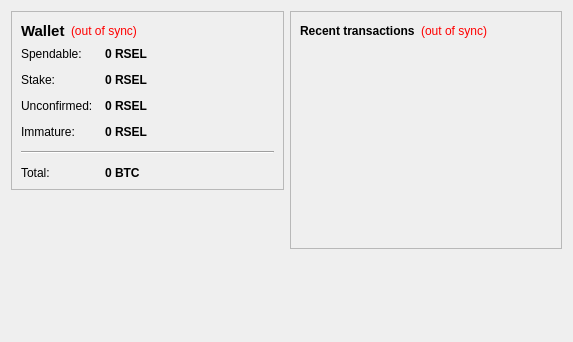
<?xml version="1.0" encoding="UTF-8"?>
<ui version="4.0">
 <class>OverviewPage</class>
 <widget class="QWidget" name="OverviewPage">
  <property name="geometry">
   <rect>
    <x>0</x>
    <y>0</y>
    <width>573</width>
    <height>342</height>
   </rect>
  </property>
  <property name="windowTitle">
   <string>Form</string>
  </property>
  <layout class="QHBoxLayout" name="horizontalLayout" stretch="1,1">
   <item>
    <layout class="QVBoxLayout" name="verticalLayout_2">
     <item>
      <widget class="QFrame" name="frame">
       <property name="frameShape">
        <enum>QFrame::StyledPanel</enum>
       </property>
       <property name="frameShadow">
        <enum>QFrame::Raised</enum>
       </property>
       <layout class="QVBoxLayout" name="verticalLayout_4">
        <item>
         <layout class="QHBoxLayout" name="horizontalLayout_4">
          <item>
           <widget class="QLabel" name="label_5">
            <property name="font">
             <font>
              <pointsize>11</pointsize>
              <weight>75</weight>
              <bold>true</bold>
             </font>
            </property>
            <property name="text">
             <string>Wallet</string>
            </property>
           </widget>
          </item>
          <item>
           <widget class="QLabel" name="labelWalletStatus">
            <property name="toolTip">
             <string>The displayed information may be out of date. Your wallet automatically synchronizes with the shreeji network after a connection is established, but this process has not completed yet.</string>
            </property>
            <property name="styleSheet">
             <string notr="true">QLabel { color: red; }</string>
            </property>
            <property name="text">
             <string notr="true">(out of sync)</string>
            </property>
            <property name="alignment">
             <set>Qt::AlignLeading|Qt::AlignLeft|Qt::AlignVCenter</set>
            </property>
           </widget>
          </item>
          <item>
           <spacer name="horizontalSpacer_2">
            <property name="orientation">
             <enum>Qt::Horizontal</enum>
            </property>
            <property name="sizeHint" stdset="0">
             <size>
              <width>40</width>
              <height>20</height>
             </size>
            </property>
           </spacer>
          </item>
         </layout>
        </item>
        <item>
         <layout class="QFormLayout" name="formLayout_2">
          <property name="fieldGrowthPolicy">
           <enum>QFormLayout::AllNonFixedFieldsGrow</enum>
          </property>
          <property name="horizontalSpacing">
           <number>12</number>
          </property>
          <property name="verticalSpacing">
           <number>12</number>
          </property>
          <item row="0" column="0">
           <widget class="QLabel" name="label">
            <property name="text">
             <string>Spendable:</string>
            </property>
           </widget>
          </item>
          <item row="0" column="1">
           <widget class="QLabel" name="labelBalance">
            <property name="font">
             <font>
              <weight>75</weight>
              <bold>true</bold>
             </font>
            </property>
            <property name="cursor">
             <cursorShape>IBeamCursor</cursorShape>
            </property>
            <property name="toolTip">
             <string>Your current spendable balance</string>
            </property>
            <property name="text">
             <string notr="true">0 RSEL</string>
            </property>
            <property name="textInteractionFlags">
             <set>Qt::LinksAccessibleByMouse|Qt::TextSelectableByKeyboard|Qt::TextSelectableByMouse</set>
            </property>
           </widget>
          </item>
          <item row="1" column="0">
           <widget class="QLabel" name="label_6">
            <property name="text">
             <string>Stake:</string>
            </property>
           </widget>
          </item>
          <item row="1" column="1">
           <widget class="QLabel" name="labelStake">
            <property name="font">
             <font>
              <weight>75</weight>
              <bold>true</bold>
             </font>
            </property>
            <property name="cursor">
             <cursorShape>IBeamCursor</cursorShape>
            </property>
            <property name="toolTip">
             <string>Total of coins that was staked, and do not yet count toward the current balance</string>
            </property>
            <property name="text">
             <string notr="true">0 RSEL</string>
            </property>
            <property name="textInteractionFlags">
             <set>Qt::LinksAccessibleByMouse|Qt::TextSelectableByKeyboard|Qt::TextSelectableByMouse</set>
            </property>
           </widget>
          </item>
          <item row="2" column="0">
           <widget class="QLabel" name="label_3">
            <property name="text">
             <string>Unconfirmed:</string>
            </property>
           </widget>
          </item>
          <item row="2" column="1">
           <widget class="QLabel" name="labelUnconfirmed">
            <property name="font">
             <font>
              <weight>75</weight>
              <bold>true</bold>
             </font>
            </property>
            <property name="cursor">
             <cursorShape>IBeamCursor</cursorShape>
            </property>
            <property name="toolTip">
             <string>Total of transactions that have yet to be confirmed, and do not yet count toward the current balance</string>
            </property>
            <property name="text">
             <string notr="true">0 RSEL</string>
            </property>
            <property name="textInteractionFlags">
             <set>Qt::LinksAccessibleByMouse|Qt::TextSelectableByKeyboard|Qt::TextSelectableByMouse</set>
            </property>
           </widget>
          </item>
          <item row="3" column="0">
           <widget class="QLabel" name="labelImmatureText">
            <property name="text">
             <string>Immature:</string>
            </property>
           </widget>
          </item>
          <item row="3" column="1">
           <widget class="QLabel" name="labelImmature">
            <property name="font">
             <font>
              <weight>75</weight>
              <bold>true</bold>
             </font>
            </property>
            <property name="toolTip">
             <string>Mined balance that has not yet matured</string>
            </property>
            <property name="text">
             <string notr="true">0 RSEL</string>
            </property>
            <property name="textInteractionFlags">
             <set>Qt::LinksAccessibleByMouse|Qt::TextSelectableByKeyboard|Qt::TextSelectableByMouse</set>
            </property>
           </widget>
          </item>
          <item row="4" column="0" colspan="2">
           <widget class="Line" name="line">
            <property name="orientation">
             <enum>Qt::Horizontal</enum>
            </property>
           </widget>
          </item>
          <item row="5" column="0">
           <widget class="QLabel" name="labelTotalText">
            <property name="text">
             <string>Total:</string>
            </property>
           </widget>
          </item>
          <item row="5" column="1">
           <widget class="QLabel" name="labelTotal">
            <property name="font">
             <font>
              <weight>75</weight>
              <bold>true</bold>
             </font>
            </property>
            <property name="cursor">
             <cursorShape>IBeamCursor</cursorShape>
            </property>
            <property name="toolTip">
             <string>Your current total balance</string>
            </property>
            <property name="text">
             <string notr="true">0 BTC</string>
            </property>
            <property name="textInteractionFlags">
             <set>Qt::LinksAccessibleByMouse|Qt::TextSelectableByKeyboard|Qt::TextSelectableByMouse</set>
            </property>
           </widget>
          </item>
         </layout>
        </item>
       </layout>
      </widget>
     </item>
     <item>
      <spacer name="verticalSpacer">
       <property name="orientation">
        <enum>Qt::Vertical</enum>
       </property>
       <property name="sizeHint" stdset="0">
        <size>
         <width>20</width>
         <height>40</height>
        </size>
       </property>
      </spacer>
     </item>
    </layout>
   </item>
   <item>
    <layout class="QVBoxLayout" name="verticalLayout_3">
     <item>
      <widget class="QFrame" name="frame_2">
       <property name="frameShape">
        <enum>QFrame::StyledPanel</enum>
       </property>
       <property name="frameShadow">
        <enum>QFrame::Raised</enum>
       </property>
       <layout class="QVBoxLayout" name="verticalLayout">
        <item>
         <layout class="QHBoxLayout" name="horizontalLayout_2">
          <item>
           <widget class="QLabel" name="label_4">
            <property name="text">
             <string>&lt;b&gt;Recent transactions&lt;/b&gt;</string>
            </property>
           </widget>
          </item>
          <item>
           <widget class="QLabel" name="labelTransactionsStatus">
            <property name="toolTip">
             <string>The displayed information may be out of date. Your wallet automatically synchronizes with the shreeji network after a connection is established, but this process has not completed yet.</string>
            </property>
            <property name="styleSheet">
             <string notr="true">QLabel { color: red; }</string>
            </property>
            <property name="text">
             <string notr="true">(out of sync)</string>
            </property>
            <property name="alignment">
             <set>Qt::AlignRight|Qt::AlignTrailing|Qt::AlignVCenter</set>
            </property>
           </widget>
          </item>
          <item>
           <spacer name="horizontalSpacer">
            <property name="orientation">
             <enum>Qt::Horizontal</enum>
            </property>
            <property name="sizeHint" stdset="0">
             <size>
              <width>40</width>
              <height>20</height>
             </size>
            </property>
           </spacer>
          </item>
         </layout>
        </item>
        <item>
         <widget class="QListView" name="listTransactions">
          <property name="styleSheet">
           <string notr="true">QListView { background: transparent; }</string>
          </property>
          <property name="frameShape">
           <enum>QFrame::NoFrame</enum>
          </property>
          <property name="verticalScrollBarPolicy">
           <enum>Qt::ScrollBarAlwaysOff</enum>
          </property>
          <property name="horizontalScrollBarPolicy">
           <enum>Qt::ScrollBarAlwaysOff</enum>
          </property>
          <property name="selectionMode">
           <enum>QAbstractItemView::NoSelection</enum>
          </property>
         </widget>
        </item>
       </layout>
      </widget>
     </item>
     <item>
      <spacer name="verticalSpacer_2">
       <property name="orientation">
        <enum>Qt::Vertical</enum>
       </property>
       <property name="sizeHint" stdset="0">
        <size>
         <width>20</width>
         <height>40</height>
        </size>
       </property>
      </spacer>
     </item>
    </layout>
   </item>
  </layout>
 </widget>
 <resources/>
 <connections/>
</ui>
